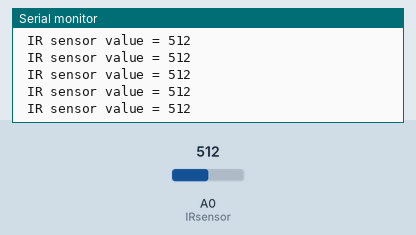
Simulated run of this sketch. Board: Arduino Uno, built with avr-gcc and run on an emulated ATmega328P. Parts: the last lines printed to the serial monitor. The inputs (shaded band) are chosen by the test bench; at power-on: A0 (IRsensor) = 512.

Above: at 1.2 s.
1.3 s: A0 (IRsensor) set to 716
At 1.31 s:
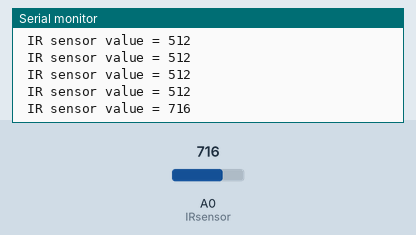
2.8 s: A0 (IRsensor) set to 900
At 2.82 s:
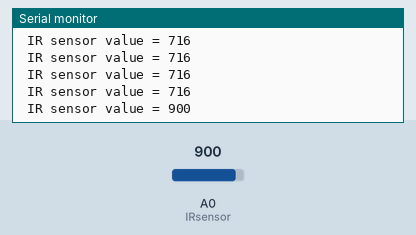
Timing chart, 0 to 5.8 s (numbered marks = the images above; inputs shaded):
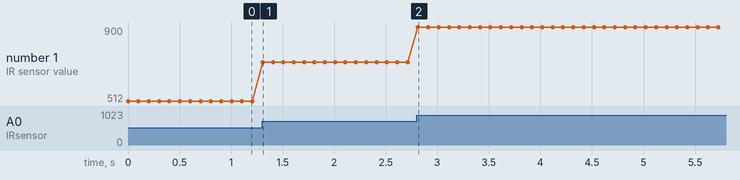

Measured:
- after the input at 1.3 s, the serial monitor: prints a new line at once (image 1)
- after the input at 2.8 s, the serial monitor: prints a new line at once (image 2)
- plotted number 1: 512 → 716 after the input at 1.3 s, 716 → 900 after the input at 2.8 s

The sketch:

IR_sensor_basic.ino
```cpp
int IRsensor= A0;                // assigning sensor to A0;

void setup()
{
  pinMode(IRsensor,INPUT);       // setting as input
  Serial.begin(9600);            // for serial communication
}

void loop()
{
  int IRsensorVal = analogRead(A0);       // reading the analog value and storing in variable, for digital values digitalRead should be used.
  Serial.print(" IR sensor value = ");
  Serial.println(IRsensorVal);            // printing in the serial monitor.
  delay(100);
}
```
